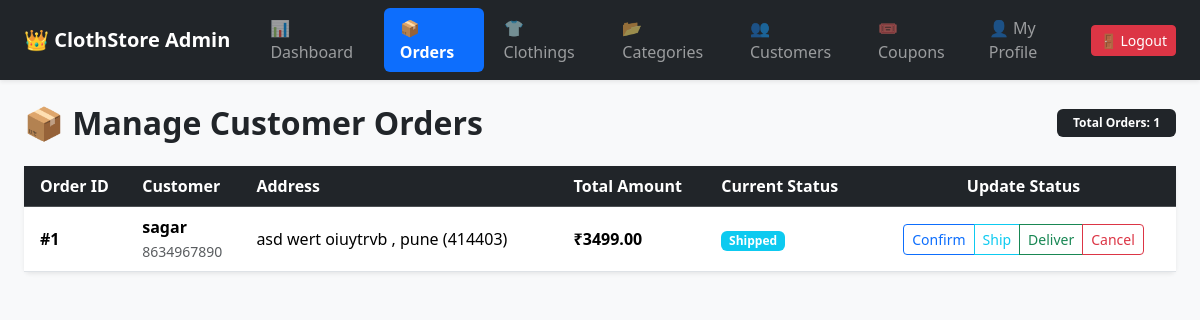
Screenshot of /custom-admin/orders/ (signed in) with the database file from the repository.
### csw_app/models.py (models this page shows, shortened)
class Order(models.Model):
    STATUS_CHOICES = (
        ('Pending', 'Pending'),
        ('Confirmed', 'Confirmed'),
        ('Shipped', 'Shipped'),
        ('Delivered', 'Delivered'),
        ('Cancelled', 'Cancelled'),
    )
    user = models.ForeignKey(User, on_delete=models.CASCADE)
    address = models.ForeignKey(Address, on_delete=models.SET_NULL, null=True)
    total_amount = models.DecimalField(max_digits=10, decimal_places=2)
    payment_method = models.CharField(max_length=50, default='Cash on Delivery')
    order_status = models.CharField(max_length=50, choices=STATUS_CHOICES, default='Pending')
    created_at = models.DateTimeField(auto_now_add=True)

class Address(models.Model):
    user = models.ForeignKey(User, on_delete=models.CASCADE)
    address = models.CharField(max_length=255)
    city = models.CharField(max_length=100)
    state = models.CharField(max_length=100)
    pincode = models.CharField(max_length=10)
    phone = models.CharField(max_length=15)

### csw_app/views.py (the view)
# urls.py: path('custom-admin/orders/', views.admin_orders, name='admin_orders'),
@user_passes_test(is_admin, login_url='login')
def admin_orders(request):
    orders = Order.objects.all().order_by('-created_at')
    return render(request, 'admin_panel/orders.html', {'orders': orders})

### csw_app/views.py (called while the page is built)
def is_admin(user):
    return user.is_authenticated and user.is_staff

### templates/admin_panel/orders.html (shortened to what this page needs)
{% extends 'admin_panel/admin_base.html' %}
{% block admin_content %}
<div class="d-flex justify-content-between align-items-center mb-4">
    <h2 class="fw-bold mb-0">📦 Manage Customer Orders</h2>
    <span class="badge bg-dark px-3 py-2">Total Orders: {{ orders|length }}</span>
</div>
<div class="card border-0 shadow-sm">
    <div class="card-body p-0">
        <div class="table-responsive">
            <table class="table table-hover align-middle mb-0">
                <thead class="table-dark">
                    <tr>
                        <th class="ps-3">Order ID</th>
                        <th>Customer</th>
                        <th>Address</th>
                        <th>Total Amount</th>
                        <th>Current Status</th>
                        <th class="text-center">Update Status</th>
                    </tr>
                </thead>
                <tbody>
                    {% for order in orders %}
                    <tr>
                        <td class="ps-3"><strong>#{{ order.id }}</strong></td>
                        <td>
                            <strong>{{ order.user.username }}</strong><br>
                            <small class="text-muted">{{ order.address.phone }}</small>
                        </td>
                        <td>
                            {% if order.address %}
                                {{ order.address.address }}, {{ order.address.city }} ({{ order.address.pincode }})
                            {% else %}
                                <span class="text-muted">No address provided</span>
                            {% endif %}
                        </td>
                        <td class="fw-bold">₹{{ order.total_amount }}</td>
                        <td>
                            <span class="badge
                                {% if order.order_status == 'Delivered' %}bg-success
                                {% elif order.order_status == 'Shipped' %}bg-info
                                {% elif order.order_status == 'Confirmed' %}bg-primary
                                {% elif order.order_status == 'Cancelled' %}bg-danger
                                {% else %}bg-warning text-dark{% endif %}">
                                {{ order.order_status }}
                            </span>
                        </td>
                        <td class="text-center">
                            <div class="btn-group btn-group-sm" role="group">
                                <a href="{% url 'update_order_status' order.id 'Confirmed' %}" class="btn btn-outline-primary">Confirm</a>
                                <a href="{% url 'update_order_status' order.id 'Shipped' %}" class="btn btn-outline-info">Ship</a>
                                <a href="{% url 'update_order_status' order.id 'Delivered' %}" class="btn btn-outline-success">Deliver</a>
                                <a href="{% url 'update_order_status' order.id 'Cancelled' %}" class="btn btn-outline-danger">Cancel</a>
                            </div>
                        </td>
                    </tr>
                    {% endfor %}
                </tbody>
            </table>
        </div>
    </div>
</div>
{% endblock %}

### rows the page displays
Order: id "1", user.username "sagar", address.phone "8634967890", address.address "asd wert oiuytrvb", address.city "pune", address.pincode "414403", total_amount "3499.00", order_status "Shipped"

### other values shown
{{ orders|length }} "1"
